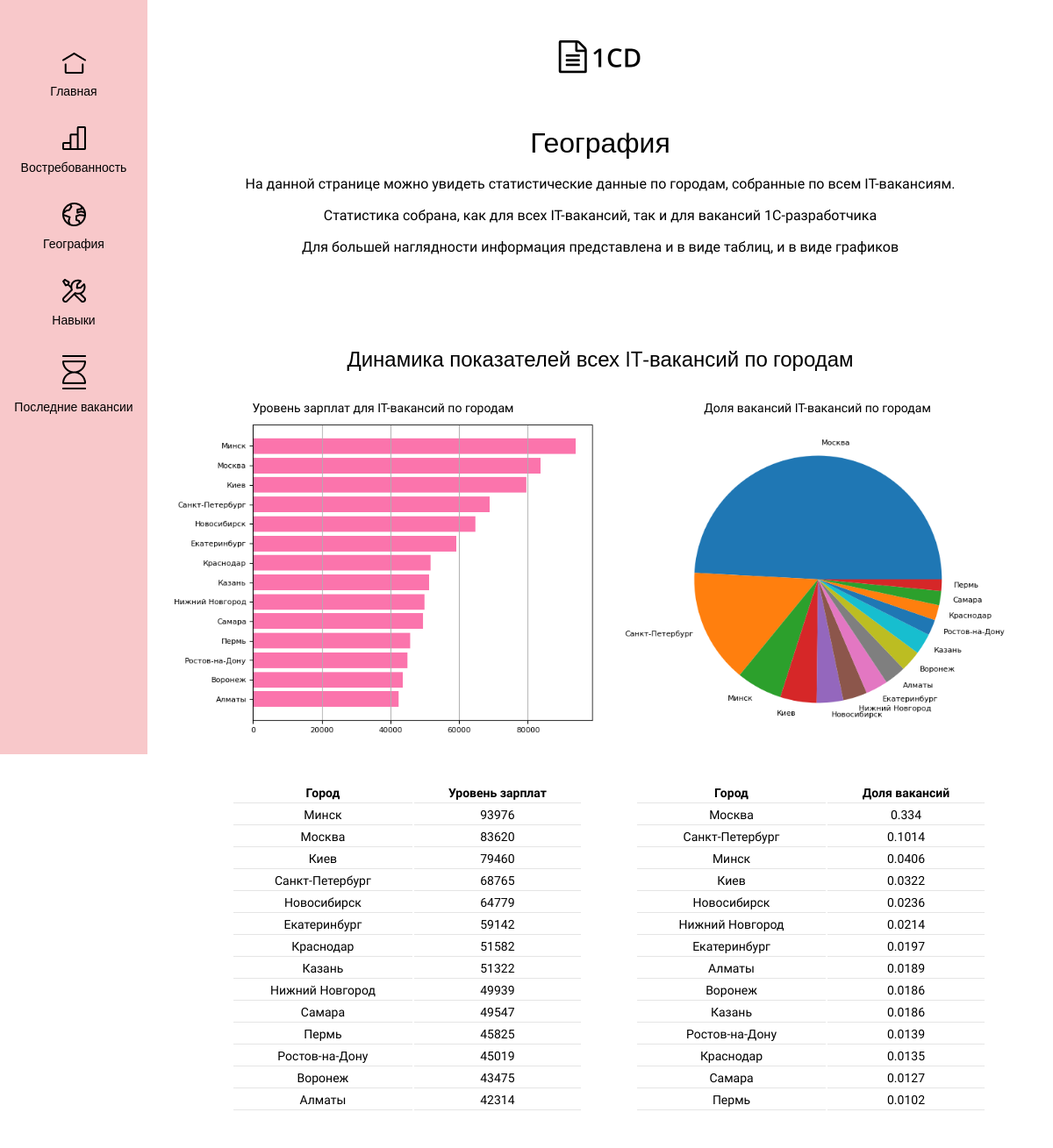
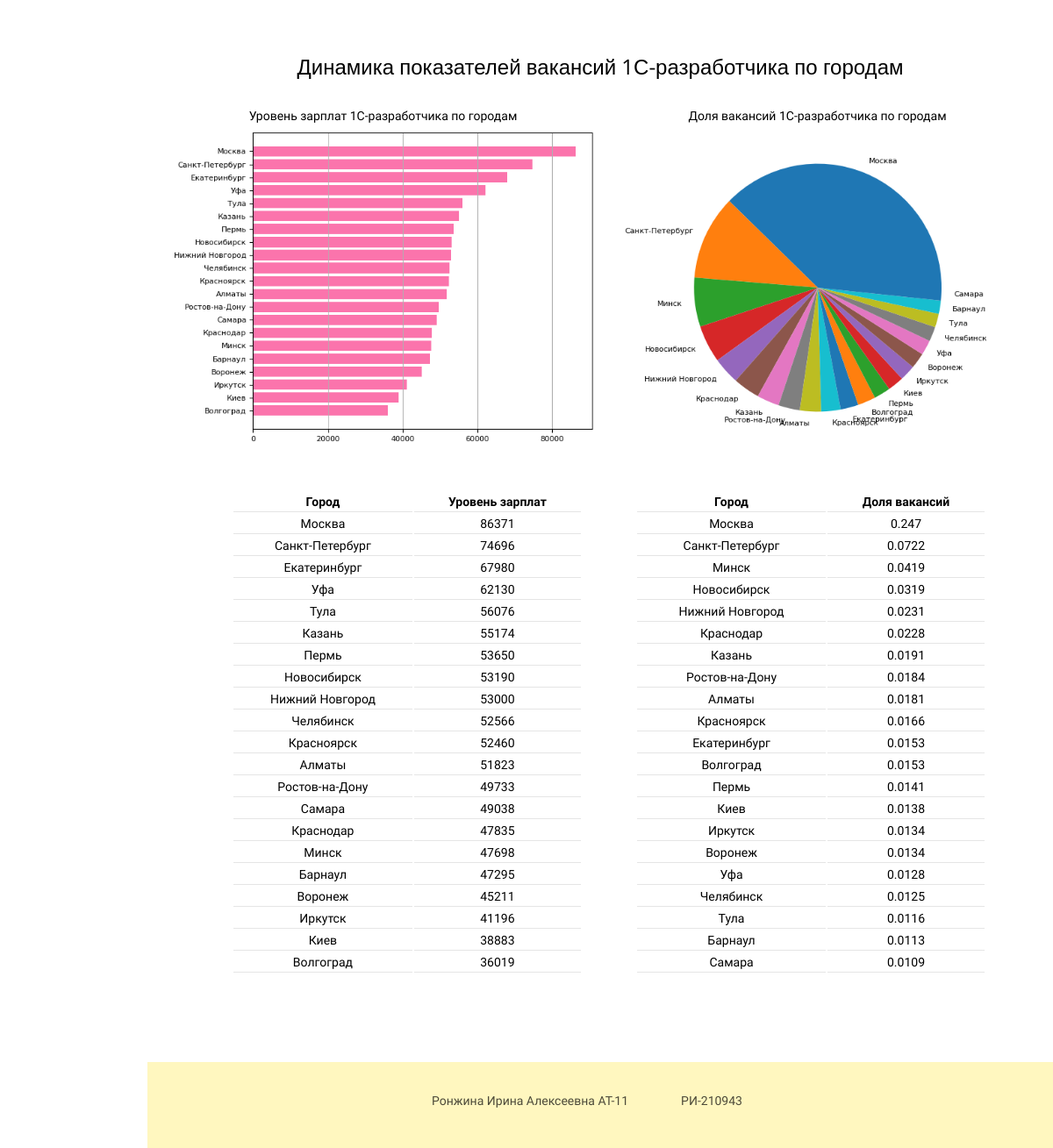
Screenshot of /areas/ with the database file from the repository (2 pictures, top to bottom).
### dev1C/models.py (models this page shows, shortened)
class Block(models.Model):
    title = models.CharField(max_length=63, blank=True)
    title_style = models.TextField(blank=True,null= True)
    page = models.CharField(max_length=25, choices=PAGES)
    style = models.TextField(blank=True)
    class Meta:
        verbose_name = 'Блок'
        verbose_name_plural = "Блоки"

class Content(models.Model):
    title = models.CharField(max_length=63, blank=True)
    title_style = models.TextField(blank=True, null=True)
    image = models.ImageField(upload_to='images/', blank=True)
    content = models.TextField(blank=True)
    style = models.TextField(blank=True)
    type = models.CharField(max_length=25, choices=TYPES)
    block = models.ForeignKey('Block', on_delete=models.CASCADE, null=True)
    class Meta:
        verbose_name = 'Содержание блока'
        verbose_name_plural = "Содержания блока"

### dev1C/views.py (the view)
# urls.py: path('areas/', areas, name='areas'),
def areas(request):
    blocks = Block.objects.filter(page='areas')
    context = {'blocks': blocks}
    return render(request, 'dev1C/areas.html', context=context)

### dev1C/templatetags/custom_tags.py (called while the page is built)
@register.simple_tag()
def get_all_content(block_id):
    contents = Content.objects.filter(block=block_id)
    return contents

@register.inclusion_tag('dev1C/table.html')
def show_table(table: Content):
    data = table.content.split('\n')
    head = data[0].split(',')
    rows = data[1:]
    values = list()
    for row in rows:
        if '[' in row and ']' in row:
            new_row = list()
            index = row.index('[')
            new_row.append(row[:index].split(',')[0])
            array = row[index:].replace('[', '').replace(']', '').replace("'", '')
            new_row.append(array)
            values.append(new_row)
        else:
            values.append(row.split(','))
    return {'content': table,
            'heads': head,
            'rows': values}

### dev1C/templates/dev1C/areas.html
{% extends 'dev1C/base.html' %}
{% block title_page %}
    <section class="page-lead">
    <h1>География</h1>
        <p>На данной странице можно увидеть статистические данные по городам, собранные по всем IT-вакансиям.</p>
        <p>Статистика собрана, как для всех IT-вакансий, так и для вакансий 1С-разработчика</p>
        <p>Для большей наглядности информация представлена и в виде таблиц, и в виде графиков</p>
    </section>
{% endblock %}

### dev1C/templates/dev1C/base.html (shortened to what this page needs)
{% load static %}
{% load custom_tags %}
<!DOCTYPE html>
<html lang="en">
<head>
    <link rel="stylesheet" href="{% static 'dev1C/css/style.css' %}">
</head>
<body>
<header>
<nav>
    <ul class="nav-list">
        <li class="nav-item">
            <a class="nav-link" href="{% url 'home' %}"><img class="nav-icon" src="{% static 'dev1C/image/Home.png' %}">
            <p>Главная</p></a>
        </li>
        <li class="nav-item">
            <a class="nav-link" href="{% url 'demand' %}"><img class="nav-icon" src="{% static 'dev1C/image/Demand.png' %}">
            <p>Востребованность</p></a>
        </li>
        <li class="nav-item">
            <a class="nav-link" href="{% url 'areas' %}"><img class="nav-icon" src="{% static 'dev1C/image/Areas.png' %}">
            <p>География</p></a>
        </li>
        <li class="nav-item">
            <a class="nav-link" href="{% url 'skills' %}"><img class="nav-icon" src="{% static 'dev1C/image/Skills.png' %}">
            <p>Навыки</p></a>
        </li>
        <li class="nav-item">
            <a class="nav-link" href="{% url 'vacancies' %}"><img class="nav-icon" src="{% static 'dev1C/image/Vacancies.png' %}">
            <p>Последние вакансии</p></a>
        </li>
    </ul>
</nav>
    <div class="logo">
    <img src="{% static 'dev1C/image/Logo.png' %}">
        </div>
</header>
<main>
{% block title_page %}{% endblock %}
{% block main %}
    {% for block in blocks %}
        <section>
        <h2 class="title-{{ block.pk }}">{{ block.title }}</h2>
        <div class="section-{{ block.pk }}">
        {% get_all_content block.pk as contents %}
        {% for content in contents %}
            <div class="content-{{ content.pk }}">
            <p class="content-{{ content.pk }}-title">{{ content.title }}</p>
            {% if content.type == 'text' %}
                {% get_list content as list %}
                {% for p in list %}
                    <p>{{ p }}</p>
                {% endfor %}
            {% elif content.type == 'image' %}
                <img src="{{ content.image.url }}" class="content-{{ content.pk }}">
            {% elif content.type == 'table' %}
                {% show_table content %}
                {% endif %}
            </div>
            {% endfor %}
        </div>
        </section>
    {% endfor %}
{% endblock %}
</main>
<footer>
    <div class="author">
    <p>Ронжина Ирина Алексеевна АТ-11<p>
    <p>РИ-210943</p>
    </div>
</footer>
</body>
</html>

### dev1C/templates/dev1C/table.html
<table class="content-{{ content.pk }}">
    <tr>
        {% for head in heads %}
            <th align="center">{{ head }}</th>
        {% endfor %}
    </tr>
    {% for th in rows %}
    <tr>
        {% for td in th %}
            <td align="center">{{ td }}</td>
            {% endfor %}
    </tr>
    {% endfor %}
</table>

### dev1C/static/dev1C/css/style.css (style rules this page uses)
body { margin: 0; padding: 0; font-size: 14px; font-family: 'Cantarell', sans-serif; font-weight: 500; line-height: 20px; }
nav { display: flex; flex-direction: column; background-color: #F8C8CA; width: 168px; position: fixed; height: 100vh; margin-top: -40px; padding-top: 60px; }
.nav-list { margin: 0; padding: 0; }
nav p { margin: 0; }
.nav-link { color: black; text-decoration: none; font-family: "Open Sans", sans-serif; font-size: 14px; }
.nav-item a { display: flex; gap: 10px; flex-direction: column; align-items: center; margin-bottom: 30px; }
main { margin-left: 168px; }
.logo { margin: 40px 0 50px 168px; display: flex; justify-content: center; }
h1 { font-family: "Open Sans", sans-serif; font-size: 32px; line-height: 44px; grid-area: title; align-self: start; font-weight: 400; margin: 0; }
h2 { font-family: "Open Sans", sans-serif; font-weight: 400; font-size: 24px; line-height: 33px; margin-top: 0; margin-bottom: 40px; }
section { margin-bottom: 100px; }
li:before { content: "‣"; color: black; }
li { margin-bottom: 10px; }
li:last-child { margin-bottom: 0; }
ul { margin: 0; padding: 0; list-style: none; }
.nav-item:before { content: ""; }
.author { display: flex; justify-content: center; margin-left: 168px; background-color: rgba(255, 247, 191, 1); padding-top: 20px; padding-bottom: 30px; }
.author p { margin-right: 30px; color: rgba(0, 0, 0, 0.7); }
.page-lead { font-size: 16px; text-align: center; width: 991px; margin-left: auto; margin-right: auto; }
tr { border-bottom: 1px solid rgba(0, 0, 0, 0.1); }
th { border-bottom: 1px solid rgba(0, 0, 0, 0.1); }
td { border-bottom: 1px solid rgba(0, 0, 0, 0.1); }
.page-lead h1 { font-family: "Open Sans", sans-serif; font-size: 32px; line-height: 44px; font-weight: 400; }

### rows the page displays
Block: title "Динамика показателей всех IT-вакансий по городам"
Content: title "Уровень зарплат для IT-вакансий по городам", image (picture)
Content: title "Доля вакансий IT-вакансий по городам", image (picture)
Content: heads "Город" "Уровень зарплат", th "Минск" "93976" "Москва" "83620" "Киев" "79460" "Санкт-Петербург" "68765" "Новосибирск" "64779" "Екатеринбург" "59142" "Краснодар" "51582" "Казань" "51322" "Нижний Новгород" "49939" "Самара" "49547" "Пермь" "45825" "Ростов-на-Дону" "45019" "Воронеж" "43475" "Алматы" "42314"
Content: heads "Город" "Доля вакансий", th "Москва" "0.334" "Санкт-Петербург" "0.1014" "Минск" "0.0406" "Киев" "0.0322" "Новосибирск" "0.0236" "Нижний Новгород" "0.0214" "Екатеринбург" "0.0197" "Алматы" "0.0189" "Воронеж" "0.0186" "Казань" "0.0186" "Ростов-на-Дону" "0.0139" "Краснодар" "0.0135" "Самара" "0.0127" "Пермь" "0.0102"
Block: title "Динамика показателей вакансий 1С-разработчика по городам"
Content: title "Уровень зарплат 1С-разработчика по городам", image (picture)
Content: title "Доля вакансий 1С-разработчика по городам", image (picture)
Content: heads "Город" "Уровень зарплат", th "Москва" "86371" "Санкт-Петербург" "74696" "Екатеринбург" "67980" "Уфа" "62130" "Тула" "56076" "Казань" "55174" "Пермь" "53650" "Новосибирск" "53190" "Нижний Новгород" "53000" "Челябинск" "52566" "Красноярск" "52460" "Алматы" "51823" "Ростов-на-Дону" "49733" "Самара" "49038" "Краснодар" "47835" "Минск" "47698" "Барнаул" "47295" "Воронеж" "45211" "Иркутск" "41196" "Киев" "38883" "Волгоград" "36019"
Content: heads "Город" "Доля вакансий", th "Москва" "0.247" "Санкт-Петербург" "0.0722" "Минск" "0.0419" "Новосибирск" "0.0319" "Нижний Новгород" "0.0231" "Краснодар" "0.0228" "Казань" "0.0191" "Ростов-на-Дону" "0.0184" "Алматы" "0.0181" "Красноярск" "0.0166" "Екатеринбург" "0.0153" "Волгоград" "0.0153" "Пермь" "0.0141" "Киев" "0.0138" "Иркутск" "0.0134" "Воронеж" "0.0134" "Уфа" "0.0128" "Челябинск" "0.0125" "Тула" "0.0116" "Барнаул" "0.0113" "Самара" "0.0109"
